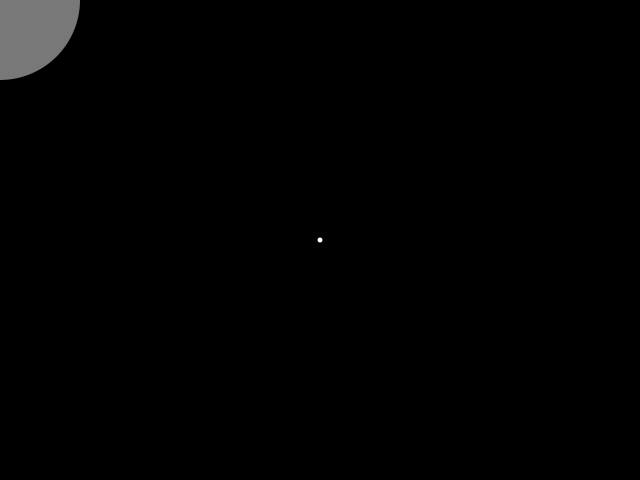
Frame 1 (no input)
Frame 60 (the mouse pressed at the canvas centre just before this capture): identical to frame 1, image omitted
Frame 120 (the mouse held since frame 60 and released just before this capture): blank canvas, image omitted

The Processing sketch that drew this single still picture (run headless with seeded random() and noise(); from frame 60 on, the mouse is pressed at the canvas centre):

// Processing sketch: distance
// ── distance.pde
float moused;

void setup() {
  size(640, 480);
}

void draw() {
  clear();
  background(0, 0, 0);
  strokeWeight(1);
  stroke(255, 255, 255);
  fill(255, 255, 255, 80);
  moused = dist(width/2, height/2, mouseX, mouseY);
  if(moused < width/4) {
    if (moused < width/8) {
      stroke(180, 40, 50);
      strokeWeight(8);
    }
    line(width/2, height/2, mouseX, mouseY);
  }
  noStroke();
  fill(255, 255, 255);
  ellipse(width/2, height/2, 5, 5);
  
  fill(255, 255, 255, 120);
  ellipse(mouseX, mouseY,
    map(moused, 0, dist(0, 0, width/2, height/2), 0, width/4),
    map(moused, 0, dist(0, 0, width/2, height/2), 0, width/4));
}
